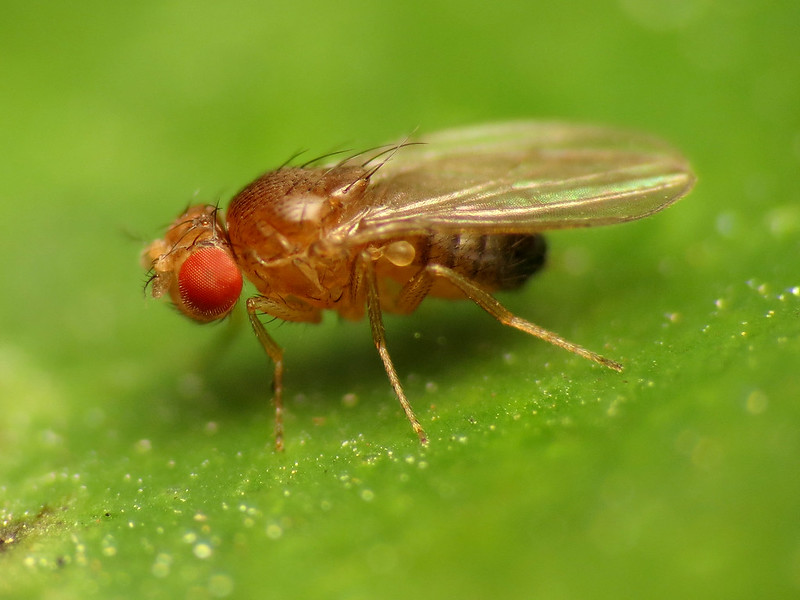
#> input picture fly.jpg, 800 x 600 px; its folder holds only this picture in this run
$ python -i transform_from_matlab.py   (imports and definitions only)   (older library calls are emulated)
#> lines starting #> are read from the running program, lines starting #| are printed output that depends on the picture
import cv2
import numpy as np
import glob
import scipy.io as sio

# --- load MATLAB params ---
data = sio.loadmat('fisheye_to_opencv.mat')
#> (reads fisheye_to_opencv.mat from the repository)
K = np.asarray(data['K'], dtype=np.float64)
D = np.asarray(data['D'], dtype=np.float64).reshape(4, 1)  # (4,1) float64


def undistort(path, balance=1.0, alpha=0.0):
#> called with path = 'fly.jpg', balance = 1, alpha = 0
    img = cv2.imread(path, cv2.IMREAD_GRAYSCALE)
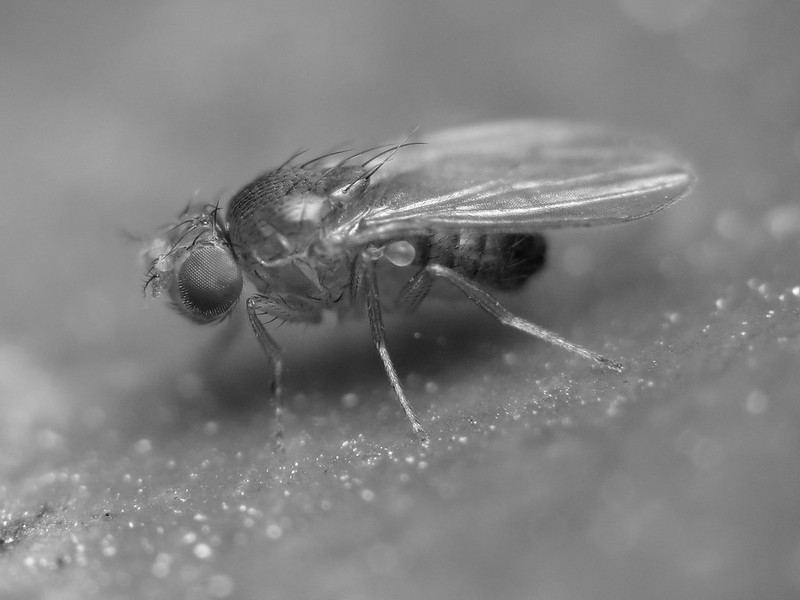
#> img: shape (600, 800); min 0, max 255, mean 128.4
    h, w = img.shape[:2]
#> h = 600; w = 800

    Knew = cv2.fisheye.estimateNewCameraMatrixForUndistortRectify(
        K, D, (w, h), np.eye(3), balance=balance, fov_scale=1.0
    )
    map1, map2 = cv2.fisheye.initUndistortRectifyMap(
        K, D, np.eye(3), Knew, (w, h), cv2.CV_16SC2
    )
    und = cv2.remap(img, map1, map2, cv2.INTER_LINEAR, borderMode=cv2.BORDER_CONSTANT)
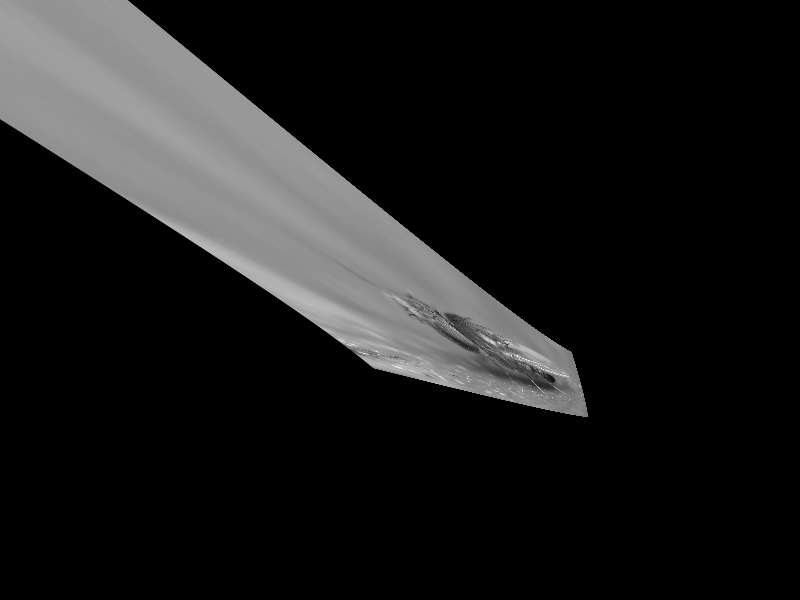
#> und: shape (600, 800); min 0, max 244, mean 26.5
    scale = 0.25  # 1/4 size
    img_small = cv2.resize(img, (0,0), fx=scale, fy=scale, interpolation=cv2.INTER_AREA)
    und_small = cv2.resize(und, (0,0), fx=scale, fy=scale, interpolation=cv2.INTER_AREA)
    side = cv2.hconcat([img_small, und_small])
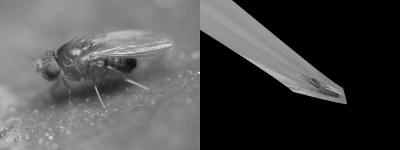
#> side: shape (150, 400); min 0, max 233, mean 77.5
    cv2.imshow('original | undistorted', side)
    cv2.waitKey(0)
    cv2.destroyAllWindows()

# balance↑ → farther zoomed out (more FOV, more black borders)


# [3 lines not run here, left out]

>>> result = undistort('fly.jpg')
